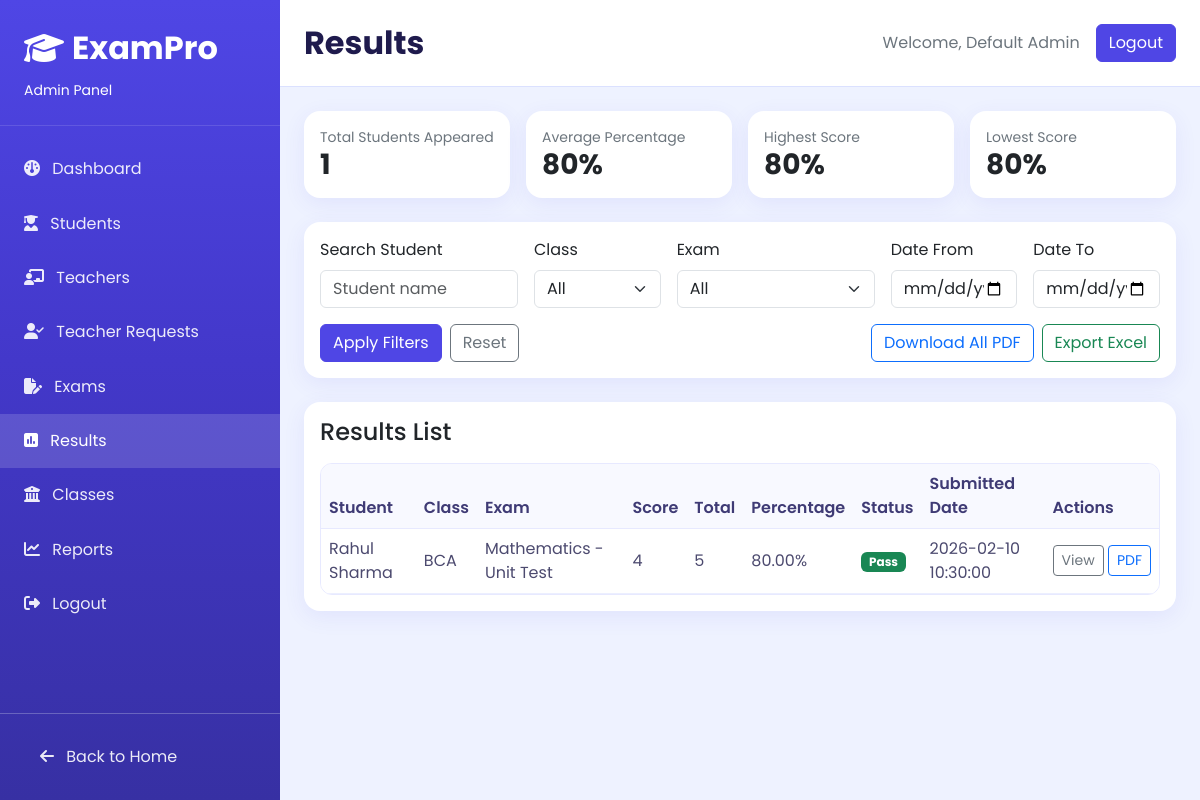
The page /pages/admin/results.php (signed in) on the database its author committed.
### tables this page shows
CREATE TABLE IF NOT EXISTS student_exams (
    id INT AUTO_INCREMENT PRIMARY KEY,
    student_id INT NOT NULL,
    exam_id INT NOT NULL,
    score INT DEFAULT 0,
    total INT DEFAULT 0,
    percentage DECIMAL(5,2) DEFAULT 0.00,
    submitted_at TIMESTAMP DEFAULT CURRENT_TIMESTAMP,
    FOREIGN KEY (student_id) REFERENCES students(id) ON DELETE CASCADE,
    FOREIGN KEY (exam_id) REFERENCES exams(id) ON DELETE CASCADE
);

CREATE TABLE IF NOT EXISTS students (
    id INT AUTO_INCREMENT PRIMARY KEY,
    name VARCHAR(100) NOT NULL,
    first_name VARCHAR(80) DEFAULT NULL,
    last_name VARCHAR(80) DEFAULT NULL,
    email VARCHAR(100) NOT NULL UNIQUE,
    phone VARCHAR(20) DEFAULT NULL,
    profile_image VARCHAR(255) DEFAULT NULL,
    roll_number VARCHAR(50) NOT NULL,
    department VARCHAR(50) DEFAULT 'BCA',
    class_id INT NULL,
    password VARCHAR(255) NOT NULL,
    created_at TIMESTAMP DEFAULT CURRENT_TIMESTAMP,
    updated_at TIMESTAMP NULL DEFAULT CURRENT_TIMESTAMP ON UPDATE CURRENT_TIMESTAMP,
    FOREIGN KEY (class_id) REFERENCES classes(id) ON DELETE SET NULL
);

CREATE TABLE IF NOT EXISTS exams (
    id INT AUTO_INCREMENT PRIMARY KEY,
    teacher_id INT NULL,
    class_id INT NULL,
    title VARCHAR(200) NOT NULL,
    subject VARCHAR(100) NOT NULL,
    semester VARCHAR(50) DEFAULT 'Semester 2',
    total_questions INT NOT NULL,
    duration_minutes INT NOT NULL,
    status ENUM('scheduled', 'active', 'completed') DEFAULT 'scheduled',
    is_active TINYINT(1) NOT NULL DEFAULT 1,
    exam_date DATE NOT NULL,
    created_at TIMESTAMP DEFAULT CURRENT_TIMESTAMP,
    FOREIGN KEY (teacher_id) REFERENCES teachers(id) ON DELETE SET NULL,
    FOREIGN KEY (class_id) REFERENCES classes(id) ON DELETE SET NULL
);

### pages/admin/results.php (the view, shortened to what this page needs)
<?php
require_once __DIR__ . '/includes/auth.php';
require_once __DIR__ . '/includes/layout.php';
function bindParams(mysqli_stmt $stmt, string $types, array $params): void
{
    if ($types === '') {
        return;
    }
    $bind = [$types];
    foreach ($params as $i => $value) {
        $bind[] = &$params[$i];
    }
    call_user_func_array([$stmt, 'bind_param'], $bind);
}
$search = trim((string) ($_GET['q'] ?? ''));
$dateFrom = trim((string) ($_GET['date_from'] ?? ''));
$dateTo = trim((string) ($_GET['date_to'] ?? ''));
$page = max(1, (int) ($_GET['page'] ?? 1));
$limit = 20;
$offset = ($page - 1) * $limit;
$where = ' WHERE 1=1 ';
$types = '';
$params = [];
$summarySql = "
    SELECT
        COUNT(DISTINCT se.student_id) AS total_students,
        COALESCE(AVG(se.percentage), 0) AS avg_percentage,
        COALESCE(MAX(se.percentage), 0) AS max_percentage,
        COALESCE(MIN(se.percentage), 0) AS min_percentage
    FROM student_exams se
    JOIN students s ON s.id = se.student_id
    JOIN exams e ON e.id = se.exam_id
    LEFT JOIN classes c ON c.id = s.class_id
    $where
";
$summaryStmt = $conn->prepare($summarySql);
$summaryStmt->execute();
$summary = $summaryStmt->get_result()->fetch_assoc() ?: [
    'total_students' => 0,
    'avg_percentage' => 0,
    'max_percentage' => 0,
    'min_percentage' => 0,
];
$listSql = "
    SELECT
        se.id,
        s.name AS student_name,
        COALESCE(c.name, s.department) AS class_name,
        e.title AS exam_title,
        se.score,
        se.total,
        se.percentage,
        se.submitted_at
    FROM student_exams se
    JOIN students s ON s.id = se.student_id
    JOIN exams e ON e.id = se.exam_id
    LEFT JOIN classes c ON c.id = s.class_id
    $where
    ORDER BY se.id DESC
    LIMIT ? OFFSET ?
";
$listStmt = $conn->prepare($listSql);
$listTypes = $types . 'ii';
$listParams = array_merge($params, [$limit, $offset]);
bindParams($listStmt, $listTypes, $listParams);
$listStmt->execute();
$results = $listStmt->get_result()->fetch_all(MYSQLI_ASSOC);
$passThreshold = 40;
?>
<div class="row g-3 mb-4">
    <div class="col-md-3">
        <div class="card content-card h-100">
            <div class="card-body">
                <div class="text-secondary small">Total Students Appeared</div>
                <div class="h3 fw-bold mb-0"><?= (int) $summary['total_students'] ?></div>
            </div>
        </div>
    </div>
    <div class="col-md-3">
        <div class="card content-card h-100">
            <div class="card-body">
                <div class="text-secondary small">Average Percentage</div>
                <div class="h3 fw-bold mb-0"><?= round((float) $summary['avg_percentage'], 2) ?>%</div>
            </div>
        </div>
    </div>
    <div class="col-md-3">
        <div class="card content-card h-100">
            <div class="card-body">
                <div class="text-secondary small">Highest Score</div>
                <div class="h3 fw-bold mb-0"><?= round((float) $summary['max_percentage'], 2) ?>%</div>
            </div>
        </div>
    </div>
    <div class="col-md-3">
        <div class="card content-card h-100">
            <div class="card-body">
                <div class="text-secondary small">Lowest Score</div>
                <div class="h3 fw-bold mb-0"><?= round((float) $summary['min_percentage'], 2) ?>%</div>
            </div>
        </div>
    </div>
</div>
<div class="card content-card mb-4">
    <div class="card-body">
        <form method="get" class="row g-3 align-items-end">
            <div class="col-md-3">
                <label class="form-label">Search Student</label>
                <input type="text" name="q" class="form-control" value="<?= htmlspecialchars($search) ?>" placeholder="Student name">
            </div>
            <div class="col-md-2">
                <label class="form-label">Class</label>
                <select name="class_id" class="form-select">
                    <option value="0">All</option>
                </select>
            </div>
            <div class="col-md-3">
                <label class="form-label">Exam</label>
                <select name="exam_id" class="form-select">
                    <option value="0">All</option>
                </select>
            </div>
            <div class="col-md-2">
                <label class="form-label">Date From</label>
                <input type="date" name="date_from" class="form-control" value="<?= htmlspecialchars($dateFrom) ?>">
            </div>
            <div class="col-md-2">
                <label class="form-label">Date To</label>
                <input type="date" name="date_to" class="form-control" value="<?= htmlspecialchars($dateTo) ?>">
            </div>
            <div class="col-12 d-flex gap-2">
                <button type="submit" class="btn btn-indigo">Apply Filters</button>
                <a href="results.php" class="btn btn-outline-secondary">Reset</a>
                <a href="results-export.php?type=all" class="btn btn-outline-primary ms-auto">Download All PDF</a>
                <a href="results-export.php?type=xls" class="btn btn-outline-success">Export Excel</a>
            </div>
        </form>
    </div>
</div>
<div class="card content-card">
    <div class="card-body">
        <h2 class="h4 mb-3">Results List</h2>
        <div class="table-responsive table-shell">
            <table class="table align-middle mb-0">
                <thead>
                <tr>
                    <th>Student</th>
                    <th>Class</th>
                    <th>Exam</th>
                    <th>Score</th>
                    <th>Total</th>
                    <th>Percentage</th>
                    <th>Status</th>
                    <th>Submitted Date</th>
                    <th>Actions</th>
                </tr>
                </thead>
                <tbody>
                <?php if (empty($results)): ?>
                    <tr><td colspan="9" class="text-center text-secondary">No results found.</td></tr>
                <?php else: ?>
                    <?php foreach ($results as $result): ?>
                        <?php $status = ((float) $result['percentage'] >= $passThreshold) ? 'Pass' : 'Fail'; ?>
                        <tr>
                            <td><?= htmlspecialchars((string) $result['student_name']) ?></td>
                            <td><?= htmlspecialchars((string) $result['class_name']) ?></td>
                            <td><?= htmlspecialchars((string) $result['exam_title']) ?></td>
                            <td><?= (int) $result['score'] ?></td>
                            <td><?= (int) $result['total'] ?></td>
                            <td><?= htmlspecialchars((string) $result['percentage']) ?>%</td>
                            <td>
                                <span class="badge <?= $status === 'Pass' ? 'bg-success' : 'bg-danger' ?>">
                                    <?= $status ?>
                                </span>
                            </td>
                            <td><?= htmlspecialchars((string) $result['submitted_at']) ?></td>
                            <td class="text-nowrap">
                                <a href="result-view.php?result_id=<?= (int) $result['id'] ?>" class="btn btn-sm btn-outline-secondary">View</a>
                                <a href="results-export.php?type=single&id=<?= (int) $result['id'] ?>" class="btn btn-sm btn-outline-primary">PDF</a>
                            </td>
                        </tr>
                    <?php endforeach; ?>
                <?php endif; ?>
                </tbody>
            </table>
        </div>
    </div>
</div>

### pages/admin/assets/admin.css (style rules this page uses)
:root { --ap-indigo: #4f46e5; --ap-indigo-dark: #3730a3; --ap-indigo-soft: #c7d2fe; --ap-bg: #eef2ff; --ap-panel: #ffffff; --ap-text: #1f1b4d; --ap-muted: #6b6b8c; }
body { font-family: 'Poppins', sans-serif; background: var(--ap-bg); color: var(--ap-text); }
.content-card { border: 0; border-radius: 16px; box-shadow: 0 6px 22px rgba(79, 70, 229, 0.08); }
.table-shell { border: 1px solid #e7e9ff; border-radius: 12px; overflow: hidden; }
.table-shell .table { margin-bottom: 0; }
.table-shell .table thead th { background: #f8f9ff; color: #3f3b75; border-bottom: 1px solid #e7e9ff; font-weight: 600; }
.table-shell .table td { border-color: #ecefff; color: #4c4a6f; }
.btn-indigo { background: var(--ap-indigo); color: #fff; border: 1px solid var(--ap-indigo); }

### rows shown on the page
student_exams: student.name "Rahul Sharma", class_name "BCA", exam.title "Mathematics - Unit Test", score "4", total "5", percentage "80.00", percentage "Pass", submitted_at "2026-02-10 10:30:00"

### other values the page prints
$title "Results"
$adminName "Default Admin"
$summary['total_students'] "1"
$summary['avg_percentage'] "80"
$summary['max_percentage'] "80"
$summary['min_percentage'] "80"
